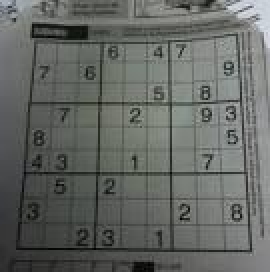
#> input picture sudoku.jpeg, 135 x 136 px (shown 2 times larger)
$ python houghline_opencv.py
#> lines starting #> are read from the running program, lines starting #| are printed output that depends on the picture
import cv2 as cv
import numpy as np
img=cv.imread('sudoku.jpeg')
#> img is the input picture: shape (136, 135, 3); mean B, G, R 99.8, 103.5, 100.4
gray=cv.cvtColor(img,cv.COLOR_BGR2GRAY)
edges=cv.Canny(gray,50,150,apertureSize=3)
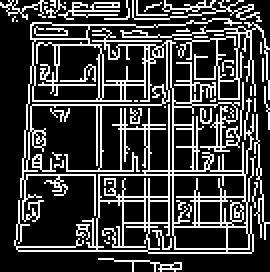
#> edges: shape (136, 135) (shown 2 times larger); 24.7% white in thin lines or dots
cv.imshow('canny',edges)
lines=cv.HoughLines(edges,1,np.pi/100,200)
#> lines = None
for lin in lines or []:
    rho,theta=lin[0]
    a=np.cos(theta)
    b=np.sin(theta)
    x0=a*rho
    y0=b*rho
    x1=int(x0+1000*(-b))
    y1=int(y0+1000*(a))
    x2 = int(x0 - 1000 * (-b))
    y2 = int(y0 - 1000 * (a))
    cv.lin(img,(x1,y1),(x2,y2),(0,0,255),2)
#> this loop made 0 passes
cv.imshow('image',img)
k=cv.waitKey(0)
#> (key Esc is pressed here)
cv.destroyAllWindows()
